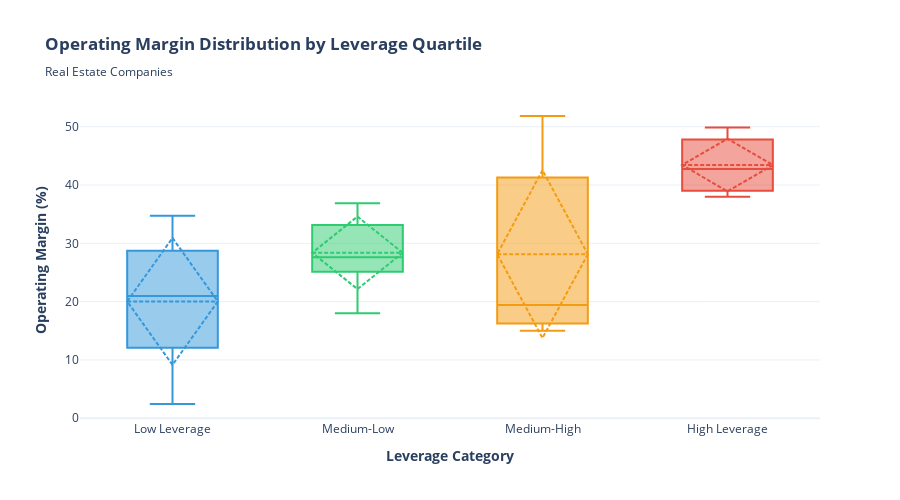

Notebook code cell kept with this figure:
### Code cell
# Box plot: Operating Margin by Leverage Quartile
fig = go.Figure()

for quartile in real_est_clean['Leverage_Quartile'].cat.categories:
    data = real_est_clean[real_est_clean['Leverage_Quartile'] == quartile]['Operating_Margin']
    fig.add_trace(go.Box(
        y=data,
        name=quartile,
        boxmean='sd',
        marker_color=['#3498db', '#2ecc71', '#f39c12', '#e74c3c'][list(real_est_clean['Leverage_Quartile'].cat.categories).index(quartile)]
    ))

fig.update_layout(
    title='<b>Operating Margin Distribution by Leverage Quartile</b><br>' +
          '<sub>Real Estate Companies</sub>',
    yaxis_title='<b>Operating Margin (%)</b>',
    xaxis_title='<b>Leverage Category</b>',
    height=500,
    template='plotly_white',
    showlegend=False
)

fig.show()

### Figure 1 — Plotly figure (JSON) as saved in the notebook; plotly's stock layout.template omitted (floating-point values rounded to 4 significant figures)
{"data": [{"boxmean": "sd", "marker": {"color": "#3498db"}, "name": "Low Leverage", "type": "box", "y": [26.74, 15.33, 2.441, 20.95, 34.71]}, {"boxmean": "sd", "marker": {"color": "#2ecc71"}, "name": "Medium-Low", "type": "box", "y": [17.99, 36.86, 27.61, 27.48, 31.91]}, {"boxmean": "sd", "marker": {"color": "#f39c12"}, "name": "Medium-High", "type": "box", "y": [16.69, 19.42, 14.99, 37.79, 51.84]}, {"boxmean": "sd", "marker": {"color": "#e74c3c"}, "name": "High Leverage", "type": "box", "y": [39.37, 38.0, 49.88, 42.73, 47.14]}], "layout": {"height": 500, "showlegend": false, "title": {"text": "<b>Operating Margin Distribution by Leverage Quartile</b><br><sub>Real Estate Companies</sub>"}, "xaxis": {"title": {"text": "<b>Leverage Category</b>"}}, "yaxis": {"title": {"text": "<b>Operating Margin (%)</b>"}}}}
